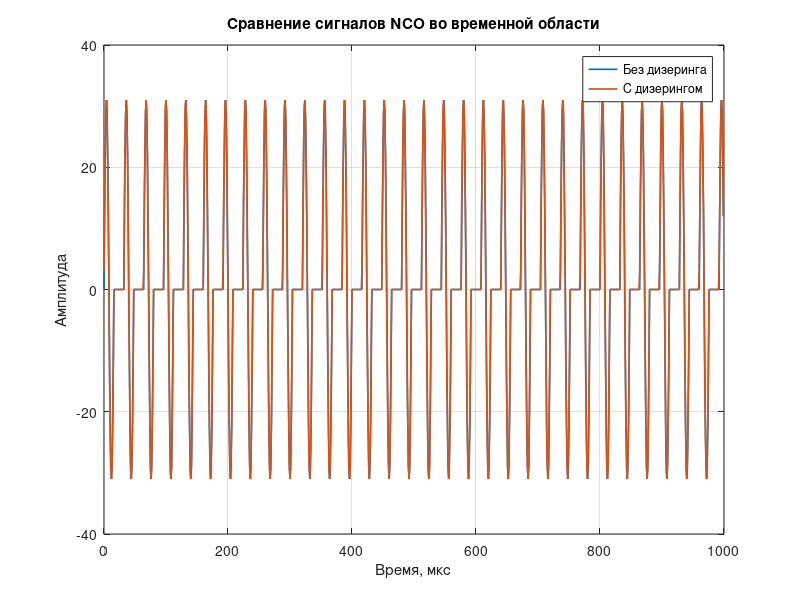
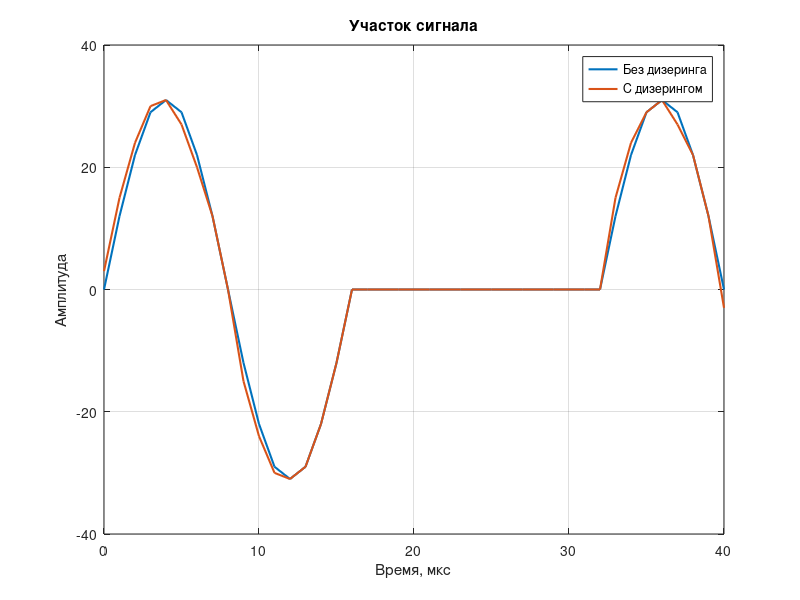

Write MATLAB code to recreate these figures, in order. (Note: this script raises an error after producing the figures.)
clear;
clc;
close all;

%% =========================================================
%  ПАРАМЕТРЫ
% ==========================================================
fclk = 1e6;          % частота дискретизации, Гц
fmax_plot = 100e3;   % верхняя граница спектра для отображения, Гц
ymin_plot = -120;    % нижняя граница по оси Y для спектров, дБ

%% =========================================================
%  ЗАГРУЗКА ДАННЫХ ИЗ ФАЙЛОВ VIVADO
% ==========================================================
x1 = load('nco_out_no_dither.txt');   % сигнал без дизеринга
x2 = load('nco_out_dither.txt');      % сигнал с дизерингом

x1 = x1(:);
x2 = x2(:);

N = min(length(x1), length(x2));
x1 = x1(1:N);
x2 = x2(1:N);

fprintf('Число отсчётов без дизеринга: %d\n', length(x1));
fprintf('Число отсчётов с дизерингом:  %d\n', length(x2));

%% =========================================================
%  ВРЕМЕННАЯ ОСЬ
% ==========================================================
t = (0:N-1) / fclk * 1e6;   % время, мкс

%% =========================================================
%  ВРЕМЕННЫЕ ГРАФИКИ
% ==========================================================
figure;
plot(t, x1, 'LineWidth', 1.2);
hold on;
plot(t, x2, 'LineWidth', 1.2);
grid on;
title('Сравнение сигналов NCO во временной области');
xlabel('Время, мкс');
ylabel('Амплитуда');
legend('Без дизеринга', 'С дизерингом');

idx_t = t <= 40;   % участок около одного периода

figure;
plot(t(idx_t), x1(idx_t), 'LineWidth', 1.5);
hold on;
plot(t(idx_t), x2(idx_t), 'LineWidth', 1.5);
grid on;
title('Участок сигнала');
xlabel('Время, мкс');
ylabel('Амплитуда');
legend('Без дизеринга', 'С дизерингом');

%% =========================================================
%  FFT
% ==========================================================
s1 = x1 - mean(x1);
s2 = x2 - mean(x2);

S1 = fft(s1);
S2 = fft(s2);

S1 = abs(S1(1:floor(N/2)));
S2 = abs(S2(1:floor(N/2)));

S1 = S1 / max(S1);
S2 = S2 / max(S2);

S1_dB = 20 * log10(S1 + 1e-12);
S2_dB = 20 * log10(S2 + 1e-12);

f = (0:length(S1)-1) * fclk / N;

%% =========================================================
%  SFDR БЕЗ ДИЗЕРИНГА
% ==========================================================
[main1, idx_main1] = max(S1(2:end));
idx_main1 = idx_main1 + 1;

S1_tmp = S1;
guard = 3;

left1  = max(1, idx_main1 - guard);
right1 = min(length(S1_tmp), idx_main1 + guard);

S1_tmp(left1:right1) = 0;

[spur1, idx_spur1] = max(S1_tmp);

SFDR1 = 20 * log10(main1 / (spur1 + 1e-12));

%% =========================================================
%  SFDR С ДИЗЕРИНГОМ
% ==========================================================
[main2, idx_main2] = max(S2(2:end));
idx_main2 = idx_main2 + 1;

S2_tmp = S2;

left2  = max(1, idx_main2 - guard);
right2 = min(length(S2_tmp), idx_main2 + guard);

S2_tmp(left2:right2) = 0;

[spur2, idx_spur2] = max(S2_tmp);

SFDR2 = 20 * log10(main2 / (spur2 + 1e-12));

%% =========================================================
%  ПОДГОТОВКА ДАННЫХ ДЛЯ ОТОБРАЖЕНИЯ СПЕКТРА
% ==========================================================
idx_plot = f <= fmax_plot;

f_plot  = f(idx_plot);
S1_plot = S1_dB(idx_plot);
S2_plot = S2_dB(idx_plot);

% Поиск заметных пиков
minDist = 1;
[pks1, locs1] = findpeaks(S1_plot, 'MinPeakHeight', -80, 'MinPeakDistance', minDist);
[pks2, locs2] = findpeaks(S2_plot, 'MinPeakHeight', -80, 'MinPeakDistance', minDist);

%% =========================================================
%  СПЕКТР БЕЗ ДИЗЕРИНГА (ПАЛОЧКАМИ)
% ==========================================================
figure;
stem(f_plot/1e3, S1_plot, 'filled', 'MarkerSize', 3);
hold on;
stem(f_plot(locs1)/1e3, pks1, 'r', 'filled', 'LineWidth', 1.2);
grid on;
title('Спектр NCO без дизеринга');
xlabel('Частота, кГц');
ylabel('Амплитуда, дБ');
ylim([ymin_plot 5]);

for k = 1:min(length(locs1), 5)
    text(f_plot(locs1(k))/1e3, pks1(k)+3, ...
        sprintf('%.1f кГц', f_plot(locs1(k))/1e3), ...
        'HorizontalAlignment', 'center', 'FontSize', 9);
end

%% =========================================================
%  СПЕКТР С ДИЗЕРИНГОМ (ПАЛОЧКАМИ)
% ==========================================================
figure;
stem(f_plot/1e3, S2_plot, 'filled', 'MarkerSize', 3);
hold on;
stem(f_plot(locs2)/1e3, pks2, 'r', 'filled', 'LineWidth', 1.2);
grid on;
title('Спектр NCO с дизерингом');
xlabel('Частота, кГц');
ylabel('Амплитуда, дБ');
ylim([ymin_plot 5]);

for k = 1:min(length(locs2), 5)
    text(f_plot(locs2(k))/1e3, pks2(k)+3, ...
        sprintf('%.1f кГц', f_plot(locs2(k))/1e3), ...
        'HorizontalAlignment', 'center', 'FontSize', 9);
end

%% =========================================================
%  СРАВНЕНИЕ СПЕКТРОВ
% ==========================================================
figure;
plot(f_plot/1e3, S1_plot, 'LineWidth', 1.2);
hold on;
plot(f_plot/1e3, S2_plot, 'LineWidth', 1.2);
grid on;
title('Сравнение спектров NCO');
xlabel('Частота, кГц');
ylabel('Амплитуда, дБ');
legend('Без дизеринга', 'С дизерингом');
ylim([ymin_plot 5]);

%% =========================================================
%  ВЫВОД РЕЗУЛЬТАТОВ В КОНСОЛЬ
% ==========================================================
fprintf('\n================ РЕЗУЛЬТАТЫ ================\n');

fprintf('\nБез дизеринга:\n');
fprintf('Основной пик: %.3f кГц\n', f(idx_main1)/1e3);
fprintf('Наибольший spur: %.3f кГц\n', f(idx_spur1)/1e3);
fprintf('SFDR = %.2f дБ\n', SFDR1);

fprintf('\nС дизерингом:\n');
fprintf('Основной пик: %.3f кГц\n', f(idx_main2)/1e3);
fprintf('Наибольший spur: %.3f кГц\n', f(idx_spur2)/1e3);
fprintf('SFDR = %.2f дБ\n', SFDR2);

fprintf('\nИзменение SFDR: %.2f дБ\n', SFDR2 - SFDR1);
fprintf('============================================\n');
